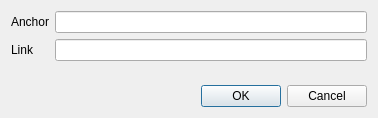
<?xml version="1.0" encoding="UTF-8"?>
<ui version="4.0">
 <class>InsertLinkDialog</class>
 <widget class="QDialog" name="InsertLinkDialog">
  <property name="windowModality">
   <enum>Qt::ApplicationModal</enum>
  </property>
  <property name="geometry">
   <rect>
    <x>0</x>
    <y>0</y>
    <width>378</width>
    <height>118</height>
   </rect>
  </property>
  <property name="sizePolicy">
   <sizepolicy hsizetype="Fixed" vsizetype="Fixed">
    <horstretch>0</horstretch>
    <verstretch>0</verstretch>
   </sizepolicy>
  </property>
  <property name="windowTitle">
   <string>Insert Link</string>
  </property>
  <layout class="QVBoxLayout" name="verticalLayout">
   <item>
    <layout class="QFormLayout" name="formLayout">
     <item row="0" column="0">
      <widget class="QLabel" name="label">
       <property name="text">
        <string>Anchor</string>
       </property>
      </widget>
     </item>
     <item row="0" column="1">
      <widget class="QLineEdit" name="anchorEdit">
       <property name="minimumSize">
        <size>
         <width>300</width>
         <height>0</height>
        </size>
       </property>
      </widget>
     </item>
     <item row="1" column="0">
      <widget class="QLabel" name="label_2">
       <property name="text">
        <string>Link</string>
       </property>
      </widget>
     </item>
     <item row="1" column="1">
      <widget class="QLineEdit" name="linkEdit">
       <property name="minimumSize">
        <size>
         <width>300</width>
         <height>0</height>
        </size>
       </property>
      </widget>
     </item>
    </layout>
   </item>
   <item>
    <widget class="QDialogButtonBox" name="buttonBox">
     <property name="orientation">
      <enum>Qt::Horizontal</enum>
     </property>
     <property name="standardButtons">
      <set>QDialogButtonBox::Cancel|QDialogButtonBox::Ok</set>
     </property>
    </widget>
   </item>
  </layout>
 </widget>
 <resources/>
 <connections>
  <connection>
   <sender>buttonBox</sender>
   <signal>accepted()</signal>
   <receiver>InsertLinkDialog</receiver>
   <slot>accept()</slot>
   <hints>
    <hint type="sourcelabel">
     <x>248</x>
     <y>254</y>
    </hint>
    <hint type="destinationlabel">
     <x>157</x>
     <y>274</y>
    </hint>
   </hints>
  </connection>
  <connection>
   <sender>buttonBox</sender>
   <signal>rejected()</signal>
   <receiver>InsertLinkDialog</receiver>
   <slot>reject()</slot>
   <hints>
    <hint type="sourcelabel">
     <x>316</x>
     <y>260</y>
    </hint>
    <hint type="destinationlabel">
     <x>286</x>
     <y>274</y>
    </hint>
   </hints>
  </connection>
 </connections>
</ui>
